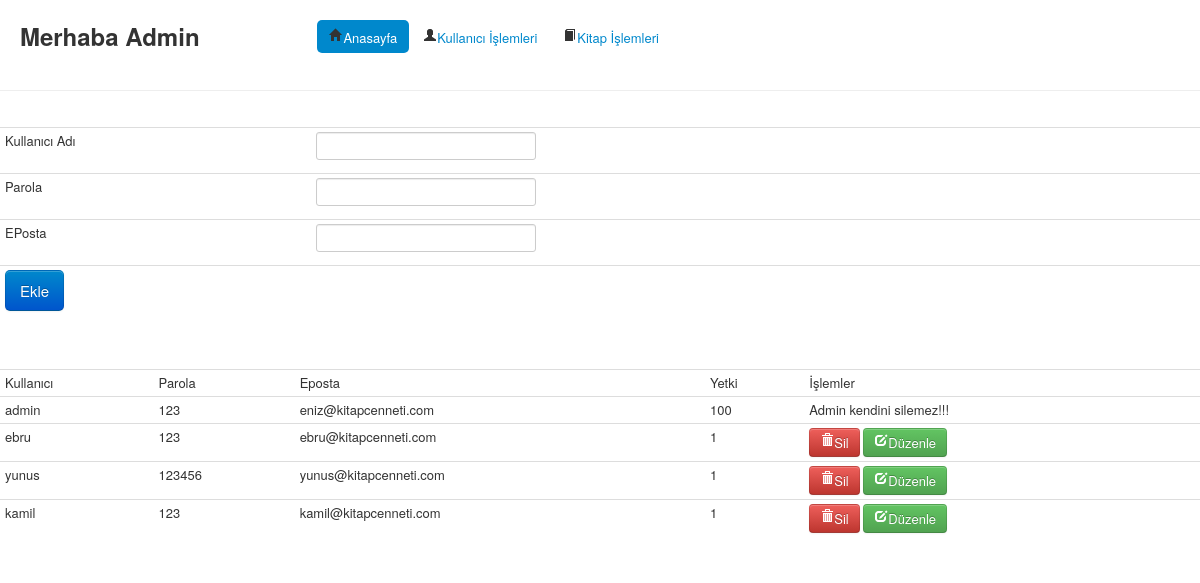
/admin/index.php?pid=100 (signed in), run on the app's committed database.
### tables this page shows
CREATE TABLE IF NOT EXISTS `kullanici` (
  `KullaniciID` int(11) NOT NULL AUTO_INCREMENT,
  `KullaniciAdi` varchar(24) NOT NULL,
  `Parola` varchar(24) NOT NULL,
  `Eposta` varchar(64) NOT NULL,
  `yetki` varchar(100) NOT NULL,
  PRIMARY KEY (`KullaniciID`)
);

### inc/db.php (called while the page is built, shortened)
<?php
class db {
    public function ListeleTumu($tablo) {
        $sql="Select * from ".$tablo;
        $veriler=mysql_query($sql) or die("Sorgumuz Hatalı");
        return $veriler;
    }
}
?>

### admin/inc/kullaniciislemleri.php (the view)
<form action="index.php?pid=150" method="POST">
<table class="table table-condensed" border="0" align="center">
        <tr>
            <td>Kullanıcı Adı</td>
            <td><input type="text" name="txtKullanici" value="" /></td>
        </tr>
        <tr>
            <td>Parola</td>
            <td><input type="password" name="txtParola" value="" /></td>
        </tr>
        <tr>
            <td>EPosta</td>
            <td><input type="text" name="txtEposta" value="" /></td>
        </tr>
        <tr align="center">
            <td colspan="2"><input class="btn btn-large btn-primary" type="submit" value="Ekle" /></td>
        </tr>
</table>
</form>
<br>
<br>
<table class="table table-condensed" border="0" align="center" width="90%">
        <tr>
            <td>Kullanıcı</td>
            <td>Parola</td>
            <td>Eposta</td>
            <td>Yetki</td>
            <td>İşlemler</td>
        </tr>
<?php
    $liste=$vt->ListeleTumu("kullanici");
    while ($kayit = mysql_fetch_array($liste)) {
       echo "<tr>
            <td>".$kayit["KullaniciAdi"]."</td>
            <td>".$kayit["Parola"]."</td>
            <td>".$kayit["Eposta"]."</td>
            <td>".$kayit["yetki"]."</td>
            <td>";
       if ($kayit["yetki"]!=100) {
           echo " <a class='btn btn-danger' href='index.php?pid=155&kid=".$kayit["KullaniciID"]
                   ."'><i class='icon-trash icon-white'></i>Sil</a>
                  <a class='btn btn-success' href='index.php?pid=160&kid=".$kayit["KullaniciID"]
                   ."'><i class='icon-edit icon-white'></i>Düzenle</a>";
       } else {
           echo "Admin kendini silemez!!!";
       }
       echo "</td></tr>";
}
?>
</table>

### data on the page
kullanici: KullaniciAdi "admin", Parola "123", Eposta "eniz@kitapcenneti.com", yetki "100", shows "Admin kendini silemez!!!"
kullanici: KullaniciAdi "ebru", Parola "123", Eposta "ebru@kitapcenneti.com", yetki "1"
kullanici: KullaniciAdi "yunus", Parola "123456", Eposta "yunus@kitapcenneti.com", yetki "1"
kullanici: KullaniciAdi "kamil", Parola "123", Eposta "kamil@kitapcenneti.com", yetki "1"
